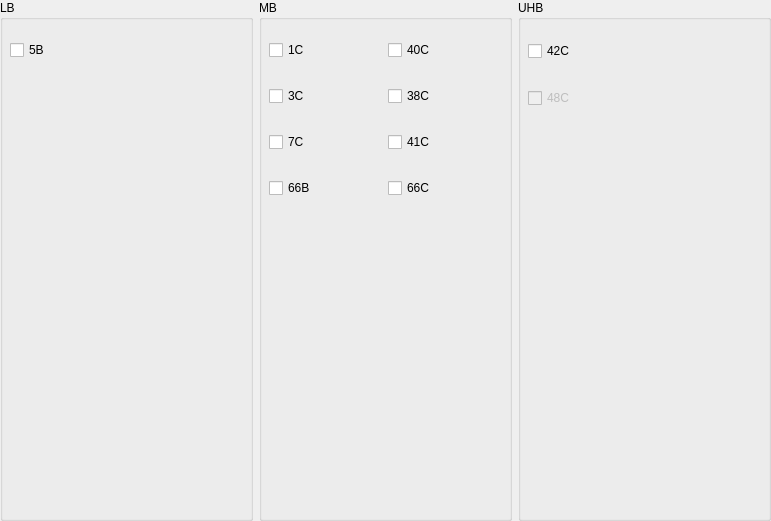
      <widget class="QWidget" name="page_ulca_lte">
       <property name="geometry">
        <rect>
         <x>0</x>
         <y>0</y>
         <width>771</width>
         <height>521</height>
        </rect>
       </property>
       <attribute name="label">
        <string>ULCA_LTE</string>
       </attribute>
       <widget class="QWidget" name="layoutWidget_19">
        <property name="geometry">
         <rect>
          <x>0</x>
          <y>0</y>
          <width>771</width>
          <height>521</height>
         </rect>
        </property>
        <layout class="QHBoxLayout" name="horizontalLayout_bnads_lte_2">
         <item>
          <widget class="QGroupBox" name="groupBox_lb_ulca_lte">
           <property name="title">
            <string>LB</string>
           </property>
           <widget class="QCheckBox" name="ulca_5b">
            <property name="geometry">
             <rect>
              <x>10</x>
              <y>40</y>
              <width>36</width>
              <height>20</height>
             </rect>
            </property>
            <property name="text">
             <string>5B</string>
            </property>
           </widget>
          </widget>
         </item>
         <item>
          <widget class="QGroupBox" name="groupBox_mb_ulca_lte">
           <property name="title">
            <string>MB</string>
           </property>
           <widget class="QWidget" name="layoutWidget_23">
            <property name="geometry">
             <rect>
              <x>10</x>
              <y>20</y>
              <width>231</width>
              <height>201</height>
             </rect>
            </property>
            <layout class="QGridLayout" name="gridLayout_mb_lte_2">
             <item row="0" column="0">
              <widget class="QCheckBox" name="ulca_1c">
               <property name="text">
                <string>1C</string>
               </property>
              </widget>
             </item>
             <item row="3" column="0">
              <widget class="QCheckBox" name="ulca_66b">
               <property name="text">
                <string>66B</string>
               </property>
              </widget>
             </item>
             <item row="0" column="1">
              <widget class="QCheckBox" name="ulca_40c">
               <property name="enabled">
                <bool>true</bool>
               </property>
               <property name="statusTip">
                <string/>
               </property>
               <property name="text">
                <string>40C</string>
               </property>
               <property name="checkable">
                <bool>true</bool>
               </property>
               <property name="checked">
                <bool>false</bool>
               </property>
              </widget>
             </item>
             <item row="1" column="0">
              <widget class="QCheckBox" name="ulca_3c">
               <property name="text">
                <string>3C</string>
               </property>
              </widget>
             </item>
             <item row="1" column="1">
              <widget class="QCheckBox" name="ulca_38c">
               <property name="text">
                <string>38C</string>
               </property>
               <property name="checked">
                <bool>false</bool>
               </property>
              </widget>
             </item>
             <item row="3" column="1">
              <widget class="QCheckBox" name="ulca_66c">
               <property name="text">
                <string>66C</string>
               </property>
              </widget>
             </item>
             <item row="2" column="1">
              <widget class="QCheckBox" name="ulca_41c">
               <property name="text">
                <string>41C</string>
               </property>
              </widget>
             </item>
             <item row="2" column="0">
              <widget class="QCheckBox" name="ulca_7c">
               <property name="text">
                <string>7C</string>
               </property>
              </widget>
             </item>
            </layout>
           </widget>
          </widget>
         </item>
         <item>
          <widget class="QGroupBox" name="groupBox_uhb_ulca_lte">
           <property name="title">
            <string>UHB</string>
           </property>
           <widget class="QWidget" name="layoutWidget_24">
            <property name="geometry">
             <rect>
              <x>10</x>
              <y>20</y>
              <width>231</width>
              <height>111</height>
             </rect>
            </property>
            <layout class="QGridLayout" name="gridLayout_uhb_lte_2">
             <item row="1" column="0">
              <widget class="QCheckBox" name="ulca_48c">
               <property name="enabled">
                <bool>false</bool>
               </property>
               <property name="text">
                <string>48C</string>
               </property>
              </widget>
             </item>
             <item row="0" column="0">
              <widget class="QCheckBox" name="ulca_42c">
               <property name="text">
                <string>42C</string>
               </property>
              </widget>
             </item>
            </layout>
           </widget>
          </widget>
         </item>
        </layout>
       </widget>
      </widget>
